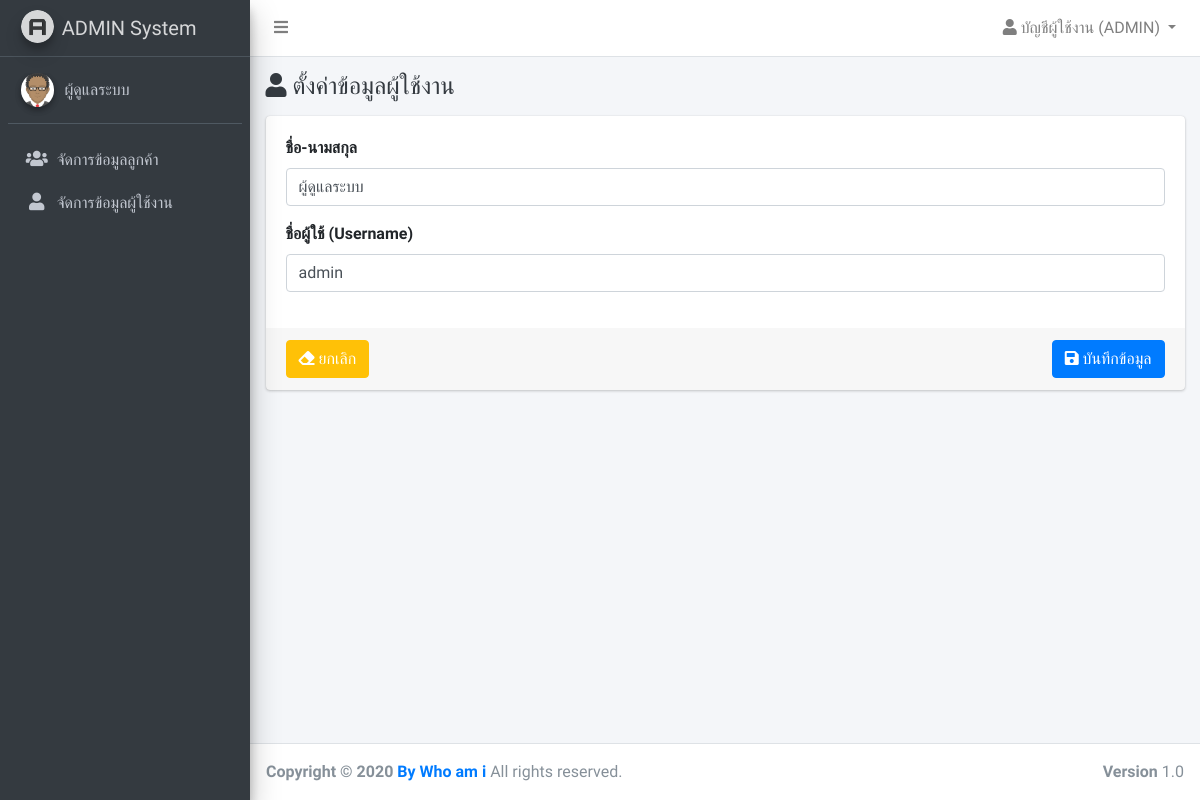
The app's page /admin/profile/index.php (signed in) with its own data.
### tables this page shows
CREATE TABLE `users` (
  `id` int(11) NOT NULL,
  `username` varchar(32) NOT NULL,
  `password` varchar(64) NOT NULL,
  `name` varchar(255) NOT NULL,
  `is_owner` int(1) NOT NULL,
  `created_at` timestamp NOT NULL DEFAULT current_timestamp(),
  `updated_at` timestamp NULL DEFAULT NULL ON UPDATE current_timestamp()
);

### app/SQLiManager.php (called while the page is built, shortened)
<?php
if(class_exists('SQLiManager') === false)
{
	class SQLiManager{
		var $table;
		var $field;
		var $condition;
		public function SQLiManager()
		{
			$this->connect = mysqli_connect(DB_HOST,DB_USER,DB_PASS,DB_NAME);
			$cs1 = "SET character_set_results=utf8";
			mysqli_query($this->connect,$cs1) or die('Error query: ' . mysqli_error($this->connect));
			$cs2 = "SET character_set_client = utf8";
			mysqli_query($this->connect,$cs2) or die('Error query: ' . mysqli_error($this->connect));
			$cs3 = "SET character_set_connection = utf8";
			mysqli_query($this->connect,$cs3) or die('Error query: ' . mysqli_error($this->connect));
			$this->field="*";
		}
		public function select()
		{
			$this->sql="SELECT $this->field FROM $this->table $this->condition";
			$result=mysqli_query($this->connect,$this->sql) or trigger_error(mysqli_error($this->connect),E_USER_ERROR);
			return $result;
		}
	}
}
?>

### app/check_auth.php (called while the page is built, shortened)
<?php
$sql = new SQLiManager();
if( !empty($_SESSION["admin"]) ){
	$sql->table = "users";
	$sql->field = "name, username";
	$sql->condition = "WHERE id={$_SESSION["admin"]}";
	$rsAuth = $sql->select();
}
if( !empty($rsAuth) ){
	if( mysqli_num_rows($rsAuth) <= 0 ){
		session_destroy();
		ob_clean();
		header("location:".URL);
	}
	else{
		$auth = mysqli_fetch_assoc($rsAuth);
	}
}

### admin/layouts/menu_init.php (called while the page is built)
<?php
$menu[] = ["label"=>"จัดการข้อมูลลูกค้า", "key"=>"customers", "url"=>URL."admin/customers", 'icon'=>'fa fa-users'];
$menu[] = ["label"=>"จัดการข้อมูลผู้ใช้งาน", "key"=>"users", "url"=>URL."admin/users", 'icon'=>'fa fa-user'];
?>

### admin/profile/index.php (the view, shortened to what this page needs)
<?php
$_title = "ตั้งค่าข้อมูลผู้ใช้งาน";
include("../layouts/header.php");
include($_pathURL."admin/layouts/navbar.php");
include($_pathURL."admin/layouts/menu.php");
$sql->table = "users";
$sql->condition = "WHERE id='{$_SESSION["admin"]}' LIMIT 1";
$result = mysqli_fetch_assoc($sql->select());
?>
<div class="content-wrapper">
	<div class="content-header">
		<div class="container-fluid">
			<div class="row">
				<div class="col-sm-12">
					<div class="clearfix">
						<h4 class="m-0 text-dark float-left"><i class="fa fa-user"></i> <?= !empty($_title) ? $_title : "" ?></h4>
					</div>
				</div>
			</div>
		</div>
	</div>
	<section class="content">
		<div class="container-fluid">
			<div class="card">
				<form class="form-submit" action="<?=URL?>admin/profile/save.php" method="POST">
					<div class="card-body">
						<div class="form-group">
							<label for="name">ชื่อ-นามสกุล</label>
							<input type="name" class="form-control" id="name" name="name" placeholder="กรอกชื่อ-นามสกุล" value="<?=$result["name"]?>">
						</div>
						<div class="form-group">
							<label for="username">ชื่อผู้ใช้ (Username)</label>
							<input type="text" class="form-control" id="username" name="username" placeholder="Username" value="<?=$result["username"]?>">
						</div>
					</div>
					<div class="card-footer">
						<div class="clearfix">
							<button class="btn btn-warning float-left text-white" type="reset"><i class="fas fa-eraser"></i> ยกเลิก</button>
							<button type="submit" class="btn btn-primary btn-submit float-right">
								<i class="fa fa-save"></i> บันทึกข้อมูล
							</button>
						</div>
					</div>
				</form>
			</div>
		</div>
	</section>
</div>
<?php
include($_pathURL."admin/layouts/footer.php");
?>

### admin/layouts/navbar.php (shortened to what this page needs)
<nav class="main-header navbar navbar-expand navbar-white navbar-light">
	<ul class="navbar-nav">
		<li class="nav-item">
			<a class="nav-link" data-widget="pushmenu" href="#"><i class="fas fa-bars"></i></a>
		</li>
	</ul>
	<ul class="navbar-nav ml-auto">
		<li class="nav-item dropdown">
			<a class="nav-link dropdown-toggle" href="#" id="navbarDropdown" role="button" data-toggle="dropdown" aria-haspopup="true" aria-expanded="false">
				<i class="fa fa-user"></i> บัญชีผู้ใช้งาน (<?=strtoupper($auth["username"])?>)
			</a>
		</li>
	</ul>
</nav>

### admin/layouts/menu.php (shortened to what this page needs)
<aside class="main-sidebar sidebar-dark-primary elevation-4">
	<a href="index3.html" class="brand-link">
		<img src="<?=IMAGES?>/AdminLTELogo.png" alt="AdminLTE Logo" class="brand-image img-circle elevation-3"
		style="opacity: .8">
		<span class="brand-text font-weight-light">ADMIN System</span>
	</a>
	<div class="sidebar">
		<div class="user-panel mt-3 pb-3 mb-3 d-flex">
			<div class="image">
				<img src="<?=IMAGES?>/avatar.png" class="img-circle elevation-2" alt="User Image">
			</div>
			<div class="info" >
				<a href="" class="d-block"><?=$auth["name"]?></a>
			</div>
		</div>
          <?php include("menu_init.php"); ?>
		<nav class="mt-2">
			<ul class="nav nav-pills nav-sidebar flex-column" data-widget="treeview" role="menu" data-accordion="false">
               <?php
               foreach ($menu as $key => $value) {
                    if( empty($value["sub"]) ){
                         ?>
                         <li class="nav-item">
                              <a href="<?=$value["url"]?>?page=<?=$value['key']?>" class="nav-link <?= $value['key'] == $_GET['page'] ? "active" : "" ?>">
                                   <i class="nav-icon <?=$value["icon"]?>"></i>
                                   <p>
                                        <?=$value["label"]?>
                                   </p>
                              </a>
                         </li>
                         <?php
                    }
               }
               ?>
          </ul>
      </nav>
  </div>
</aside>

### records on screen
users: username "ADMIN", name "ผู้ดูแลระบบ", username "admin"

### other values on screen
$value["label"] "จัดการข้อมูลลูกค้า"
$value["label"] "จัดการข้อมูลผู้ใช้งาน"
$_title "ตั้งค่าข้อมูลผู้ใช้งาน"
